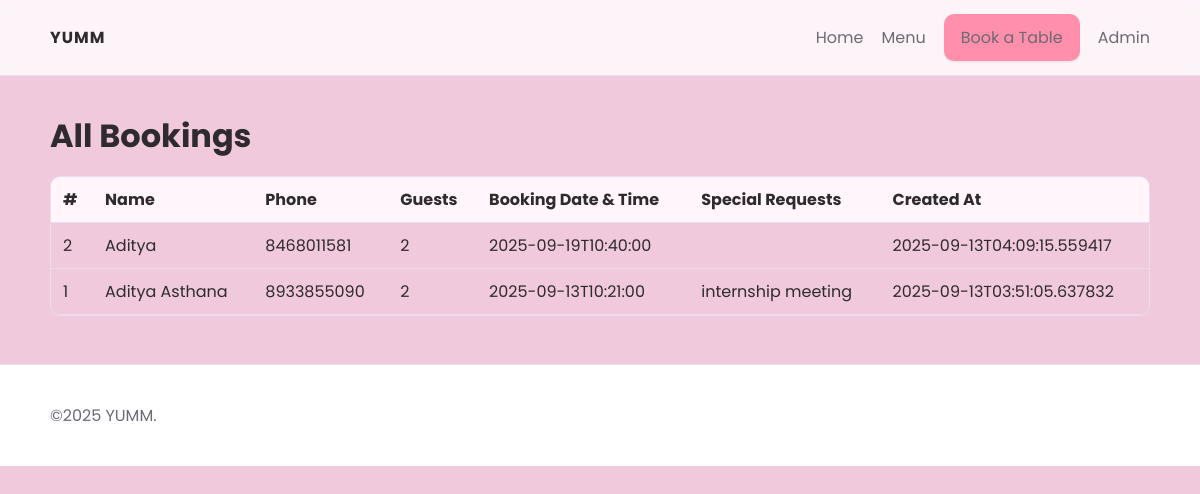
Before: /bookings with the older database file.
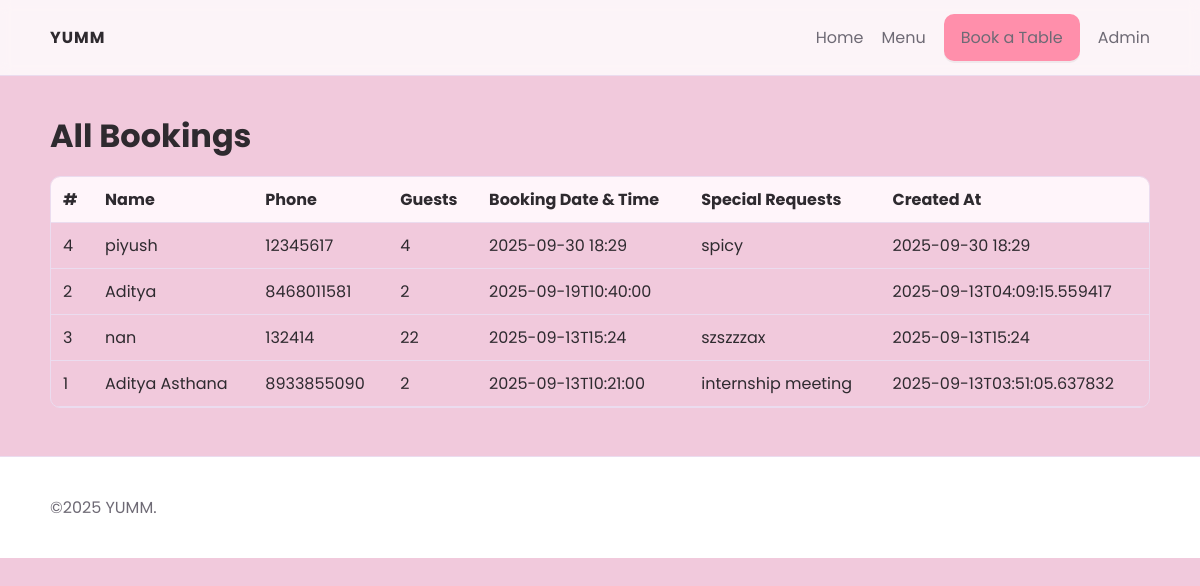
After: the same page with the newer database file.
### tables this page shows
CREATE TABLE bookings (
            id INTEGER PRIMARY KEY AUTOINCREMENT,
            customer_name TEXT NOT NULL,
            phone TEXT NOT NULL,
            guests INTEGER NOT NULL,
            booking_datetime TEXT NOT NULL,
            special_requests TEXT,
            created_at TEXT NOT NULL
        );

### app.py (the view)
@app.route('/bookings')
def bookings():
    conn = get_db()
    cur = conn.cursor()
    cur.execute("SELECT * FROM bookings ORDER BY booking_datetime DESC")
    rows = cur.fetchall()
    conn.close()
    return render_template('bookings.html', bookings=rows)

### app.py (called while the page is built)
def get_db():
    conn = sqlite3.connect(DB_PATH)
    conn.row_factory = sqlite3.Row
    return conn

### templates/bookings.html (shortened to what this page needs)
{% extends 'base.html' %}
{% block content %}
<h1 class="page-title">All Bookings </h1>
<div class="table-responsive">
  <table class="table">
    <thead>
      <tr>
        <th>#</th>
        <th>Name</th>
        <th>Phone</th>
        <th>Guests</th>
        <th>Booking Date & Time</th>
        <th>Special Requests</th>
        <th>Created At</th>
      </tr>
    </thead>
    <tbody>
      {% for b in bookings %}
      <tr>
        <td>{{ b['id'] }}</td>
        <td>{{ b['customer_name'] }}</td>
        <td>{{ b['phone'] }}</td>
        <td>{{ b['guests'] }}</td>
        <td>{{ b['booking_datetime'] }}</td>
        <td>{{ b['special_requests'] }}</td>
        <td>{{ b['created_at'] }}</td>
      </tr>
      {% else %}
      <tr>
        <td colspan="7">No bookings yet.</td>
      </tr>
      {% endfor %}
    </tbody>
  </table>
</div>
{% endblock %}

### templates/base.html (shortened to what this page needs)
<!DOCTYPE html>
<html lang="en">
<head>
  <link rel="stylesheet" href="{{ url_for('static', filename='css/style.css') }}" />
</head>
<body>
  <header class="navbar">
    <div class="container nav-inner">
      <a class="brand" href="{{ url_for('index') }}">YUMM</a>
      <nav>
        <a href="{{ url_for('index') }}">Home</a>
        <a href="{{ url_for('menu') }}">Menu</a>
        <a class="btn" href="{{ url_for('book_table') }}">Book a Table</a>
        <a class="admin-link" href="{{ url_for('bookings') }}">Admin</a>
      </nav>
    </div>
  </header>
  <main class="container">
    {% block content %}{% endblock %}
  </main>
  <footer class="footer">
    <div class="container">
      <p>&copy;<span id="year">2025</span> YUMM.</p>
    </div>
  </footer>
</body>
</html>

### static/css/style.css (style rules this page uses)
:root { background-color: #f1c9dc; --card: #ffffff; --text: #2e2a2f; --muted: #6e6a75; --brand: #ff8fab; --brand-600: #f77396; --outline: #ebdcef; }
* { box-sizing: border-box; }
html, body { margin: 0; padding: 0; font-family: "Poppins", system-ui, -apple-system, Segoe UI, Roboto, Ubuntu, "Helvetica Neue", Arial, "Noto Sans", sans-serif; background: var(--bg); color: var(--text); }
a { color: inherit; text-decoration: none; }
.container { width: min(1100px, 92%); margin: 0 auto; }
.navbar { position: sticky; top: 0; z-index: 10; background: #ffffffcc; border-bottom: 1px solid var(--outline); backdrop-filter: blur(6px); }
.nav-inner { display: flex; align-items: center; justify-content: space-between; padding: 14px 0; }
.brand { font-weight: 700; letter-spacing: 1px; color: var(--text); }
.navbar nav { display: flex; gap: 18px; align-items: center; }
.navbar nav a { color: var(--muted); }
.btn { background: var(--brand); color: white; padding: 10px 16px; border-radius: 10px; border: 1px solid transparent; display: inline-block; box-shadow: 0 2px 0 rgba(0, 0, 0, 0.05); }
main.container { padding: 28px 0 48px; }
.footer { border-top: 1px solid var(--outline); padding: 22px 0; color: var(--muted); background: #ffffff; }
.page-title { margin: 8px 0 16px; }
.table-responsive { overflow: auto; border: 1px solid var(--outline); border-radius: 10px; }
.table { width: 100%; border-collapse: collapse; }
.table th, .table td { padding: 10px 12px; border-bottom: 1px solid var(--outline); text-align: left; }
.table thead th { position: sticky; top: 0; background: #fff5fa; }

Changed rows visible on the page:
added bookings: id "4", customer_name "piyush", phone "12345617", guests "4", booking_datetime "2025-09-30 18:29", special_requests "spicy", created_at "2025-09-30 18:29"
added bookings: id "3", customer_name "nan", phone "132414", guests "22", booking_datetime "2025-09-13T15:24", special_requests "szszzzax", created_at "2025-09-13T15:24"
